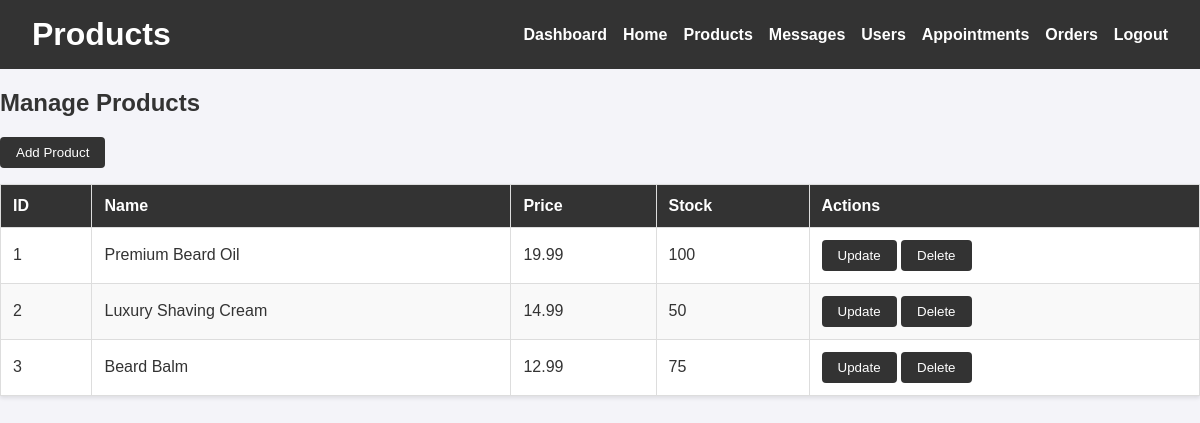
The app's page /admin/products.php, older data.
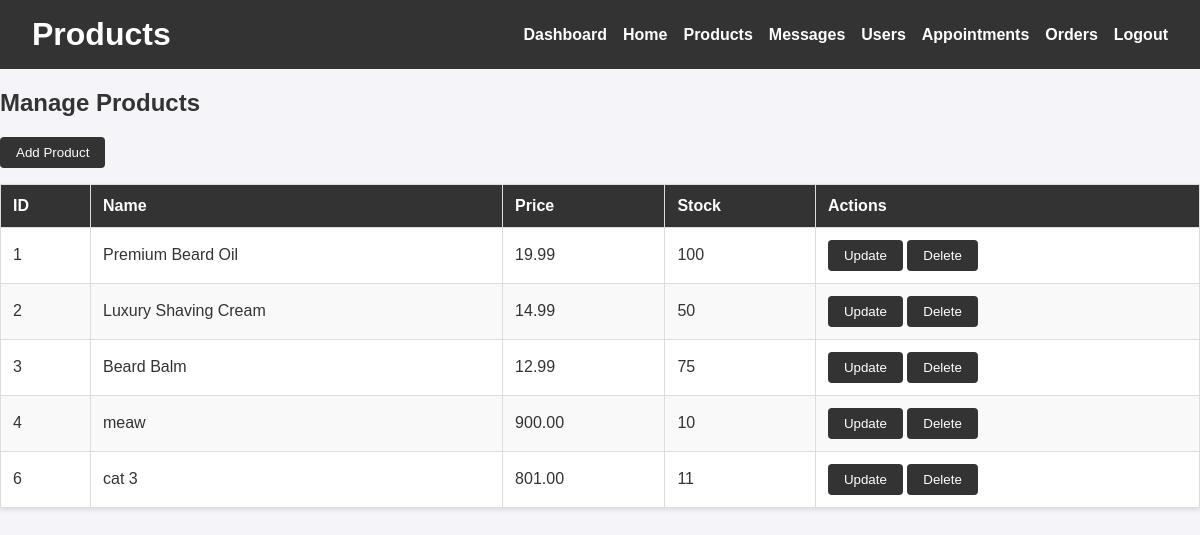
The same page, newer data.
### tables this page shows
CREATE TABLE `items` (
  `item_id` int(11) NOT NULL,
  `item_name` varchar(150) NOT NULL,
  `small_description` varchar(255) NOT NULL,
  `long_description` text NOT NULL,
  `price` decimal(10,2) NOT NULL,
  `stock` int(11) DEFAULT 0,
  `image_location` varchar(255) DEFAULT NULL,
  `created_at` timestamp NULL DEFAULT current_timestamp(),
  `updated_at` timestamp NULL DEFAULT current_timestamp() ON UPDATE current_timestamp()
);

### admin/adminFunctions.php (called while the page is built, shortened)
<?php
function fetchProducts($conn)
{
    $stmt = $conn->query("SELECT item_id, item_name, price, stock FROM items");
    return $stmt->fetchAll(PDO::FETCH_ASSOC);
}

### admin/products.php (the view, shortened to what this page needs)
<?php
require_once 'adminFunctions.php';
$products = fetchProducts($conn);
?>
<!DOCTYPE html>
<html lang="en">
<head>
    <link rel="stylesheet" href="adminPanel.css">
</head>
<body>
    <header class="admin-header">
        <h1>Products</h1>
        <nav class="admin-nav">
            <ul>
                <li><a href="panelDash.php">Dashboard</a></li>
                <li><a href="/EGS/index.php">Home</a></li>
                <li><a href="products.php">Products</a></li>
                <li><a href="messages.php">Messages</a></li>
                <li><a href="users.php">Users</a></li>
                <li><a href="appointments.php">Appointments</a></li>
                <li><a href="orders.php">Orders</a></li>
                <li><a href="/EGS/pages/login.php">Logout</a></li>
            </ul>
        </nav>
    </header>
    <main>
        <h2>Manage Products</h2>
        <div>
            <button onclick="document.getElementById('add-modal').style.display='block'">Add Product</button>
        </div>
        <table>
            <thead>
                <tr>
                    <th>ID</th>
                    <th>Name</th>
                    <th>Price</th>
                    <th>Stock</th>
                    <th>Actions</th>
                </tr>
            </thead>
            <tbody>
                <?php foreach ($products as $product): ?>
                    <tr>
                        <td><?= htmlspecialchars($product['item_id']) ?></td>
                        <td><?= htmlspecialchars($product['item_name']) ?></td>
                        <td><?= htmlspecialchars($product['price']) ?></td>
                        <td><?= htmlspecialchars($product['stock']) ?></td>
                        <td>
                            <button onclick="openUpdateModal(<?= htmlspecialchars(json_encode($product)) ?>)">Update</button>
                            <button onclick="openDeleteModal(<?= $product['item_id'] ?>)">Delete</button>
                        </td>
                    </tr>
                <?php endforeach; ?>
            </tbody>
        </table>
    </main>
</body>
</html>

Row changes from the older to the newer data that the page shows:
added items: item_id "4", item_name "meaw", price "900.00", stock "10"
added items: item_id "6", item_name "cat 3", price "801.00", stock "11"
